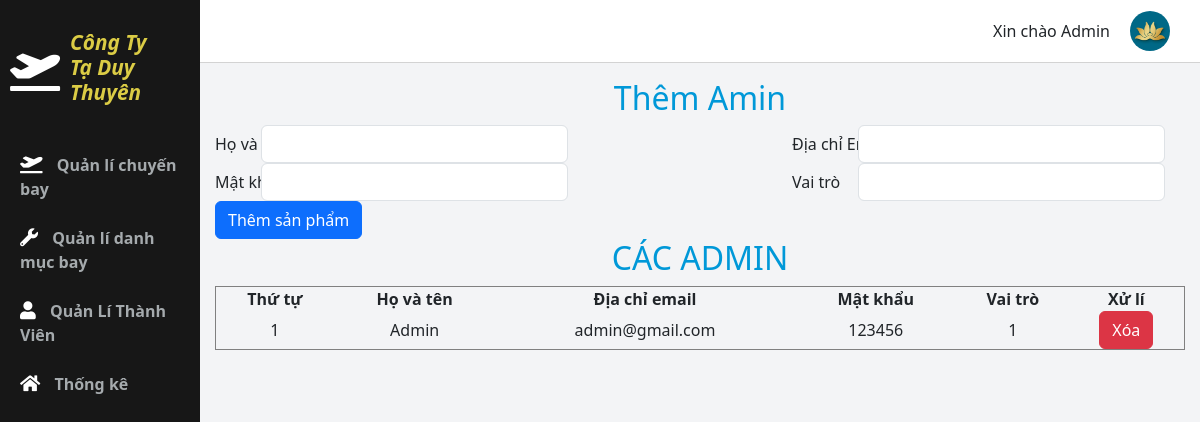
Before: /admincp/index.php?action=quanliAdmin&query=them with the older database file.
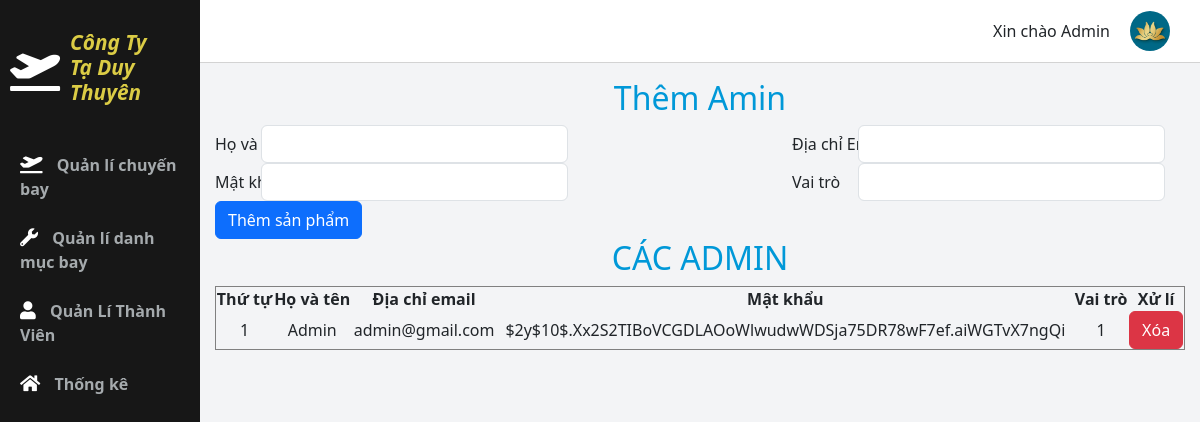
After: the same page with the newer database file.
### tables this page shows
CREATE TABLE `users` (
  `UsersID` int(11) NOT NULL,
  `fullname` varchar(128) NOT NULL,
  `email` varchar(255) NOT NULL,
  `password` varchar(255) NOT NULL,
  `role` tinyint(1) NOT NULL DEFAULT 0
);

### admincp/modules/quanliAdmin/lietke.php (the view, shortened to what this page needs)
<?php
    $sql_lietke_sp = "SELECT * FROM users where role = 1 ORDER BY
    UsersID ";
    $query_lietke_sp = mysqli_query($mysqli, $sql_lietke_sp);
?>
<h2 style="text-align: center; color: #0098D8;">CÁC ADMIN</h2>
<table class="viptable" style = " width:100%" border="1" style ="border-collapse: collapse;">
<tr>
    <th>Thứ tự</th>
    <th>Họ và tên</th>
    <th>Địa chỉ email</th>
    <th>Mật khẩu</th>
    <th>Vai trò</th>
    <th>Xử lí</th>
<?php
$i =0 ;
while($row = mysqli_fetch_array($query_lietke_sp)) {
    $i++ ;
?>
    <tr>
        <td><?php echo $i ?></td>
        <td><?php echo ($row['fullname'])  ?></td>
        <td><?php echo ($row['email'])  ?></td>
        <td><?php echo ($row['password'])  ?></td>
        <td><?php echo ($row['role'])  ?></td>
        <td>
        <a href="modules/quanliAdmin/xuly.php?idsanpham=<?php echo $row['UsersID']?>"class="btn btn-danger" onclick="return confirm('Bạn có chắc chắn muốn xóa không?')">Xóa</a>
        </td>
    </tr>
<?php
}
?>
</table>

### admincp/index.php (shortened to what this page needs)
<!DOCTYPE html>
<html>
   <head>
      <link rel="stylesheet" href="../style/admin.css">
      <link rel="stylesheet" href="https://use.fontawesome.com/releases/v5.3.1/css/all.css">
      <link rel="stylesheet" href="../boostrap/css/bootstrap.css">
      <link rel="stylesheet" href="../library/sweetalert2/dist/sweetalert2.min.css">
   </head>
   <body>
      <div class="containers">
         <main>
            <div class="main__container">
               <div class="mt-3">
                  <div class="wrapper"> <?php
                     include("modules/main.php");
                     ?>
                  </div>
               </div>
            </div>
         </main>
      </div>
   </body>
</html>

### admincp/modules/main.php
<div class="main">
    <?php
        if(isset($_GET['action']) && isset($_GET['query'])) {
            $tam = $_GET['action'];
            $query = $_GET['query'];
        } else {
            $tam = '';
            $query ='';
        }
        if($tam ==  'quanlidanhmucsanpham' && $query=='them') {
            include("modules/quanlidanhmucsp/them.php");
            include("modules/quanlidanhmucsp/lietke.php");
        } elseif($tam ==  'quanlidanhmucsanpham' && $query=='sua') {
            echo "$tam, $query";
            include("modules/quanlidanhmucsp/sua.php");
        }elseif($tam =='quanlisp' && $query=='them') {
            include("modules/quanlisp/them.php");
            include("modules/quanlisp/lietke.php");
        } elseif($tam =='quanlisp' && $query=='sua') {
            include("modules/quanlisp/sua.php");
        } elseif($tam =='quanliAdmin' && $query=='them') {
            include("modules/quanliAdmin/them.php");
            include("modules/quanliAdmin/lietke.php");
        }
         else {
            include ("modules/dashboard.php");
        }
    ?>
</div>

### admincp/modules/quanliAdmin/them.php
<h2 style="text-align: center; color: #0098D8;">Thêm Amin</h2>
<form method="POST" action="modules/quanliAdmin/xuly.php" enctype="multipart/form-data" class="form-horizontal">
<div class="form-group row">
  <label for="fullname" class="col-sm-2 col-form-label">Họ và tên</label>
  <div class="col-sm-4" style="margin-left:-120px">
    <input type="text" name="fullname" id="fullname" class="form-control">
  </div>
  <label for="email" class="col-sm-2 col-form-label" style="margin-left:200px">Địa chỉ Email</label>
  <div class="col-sm-4" style="margin-left : -100px">
    <input type="text" name="email" id="email" class="form-control">
  </div>
</div>
<div class="form-group row">
  <label for="password" class="col-sm-2 col-form-label"> Mật khẩu</label>
  <div class="col-sm-4" style="margin-left:-120px">
    <input type="text" name="password" id="password" class="form-control">
  </div>
  <label for="role" class="col-sm-2 col-form-label" style="margin-left:200px">Vai trò</label>
  <div class="col-sm-4" style="margin-left : -100px">
    <input type="text" name="role" id="role" class="form-control">
  </div>
</div>
  <div class="form-group">
    <div class="col-sm-offset-2 col-sm-10">
      <input type="submit" name="themsanpham" value="Thêm sản phẩm" class="btn btn-primary">
    </div>
  </div>
</form>

### style/admin.css (style rules this page uses)
* { margin: 0; padding: 0; }
i { color: white; }
body { font-family: "Lato", sans-serif; box-sizing: border-box; }
#sidebar h1 { font-size: 1.3rem; font-weight: 700; font-style: italic; color: #dbcc45; }
.containers { display: grid; height: 100vh; grid-template-columns: 0.6fr 1fr 1fr 1fr; grid-template-rows: 0.2fr 3fr; grid-template-areas: "sidebar nav nav nav" "sidebar main main main"; }
#navbar { background-color: white; grid-area: nav; display: flex; align-items: center; justify-content: space-between; padding: 0 30px 0 30px; border-bottom: 1px solid lightgray; height: 63px; }
.navbar__right { display: flex; justify-content: center; align-items: center; }
.navbar__right > a { margin-left: 20px; text-decoration: none; }
.navbar__right img { border-radius: 100%; }
main { background-color: #f3f4f6; grid-area: main; overflow-y: auto; }
.main__container { padding: 0 15px; }
#sidebar { grid-area: sidebar; transition: all 0.5s; background-color: rgba(15, 15, 15, 0.966); overflow-y: auto; padding: 30px 10px; }
.sidebar__img { text-decoration: none; display: flex; align-items: center; }
.sidebar__img > i { font-size: 40px; margin-right: 10px; }
.sidebar__title { display: flex; justify-content: space-between; align-items: center; color: #f3f4f6; margin-bottom: 30px; }
.sidebar__title > a > h1 { font-size: 18px; display: inline; margin-right: 20px; }
.sidebar__link { color: #f3f4f6; padding: 10px; border-radius: 3px; margin-bottom: 5px; }
.sidebar__link > a { text-decoration: none; color: #a5aaad; font-weight: 700; }
.sidebar__link > i { margin-right: 10px; font-size: 18px; }

### admincp/modules/quanliAdmin/lietke.php (style rules this page uses)
table.viptable th,table.viptable td { text-align: center; }

Changed rows visible on the page:
changed users "Admin": password "123456" → "$2y$10$.Xx2S2TIBoVCGDLAOoWlwudwWDSja75DR78wF7ef.aiWGTvX7ngQi"
